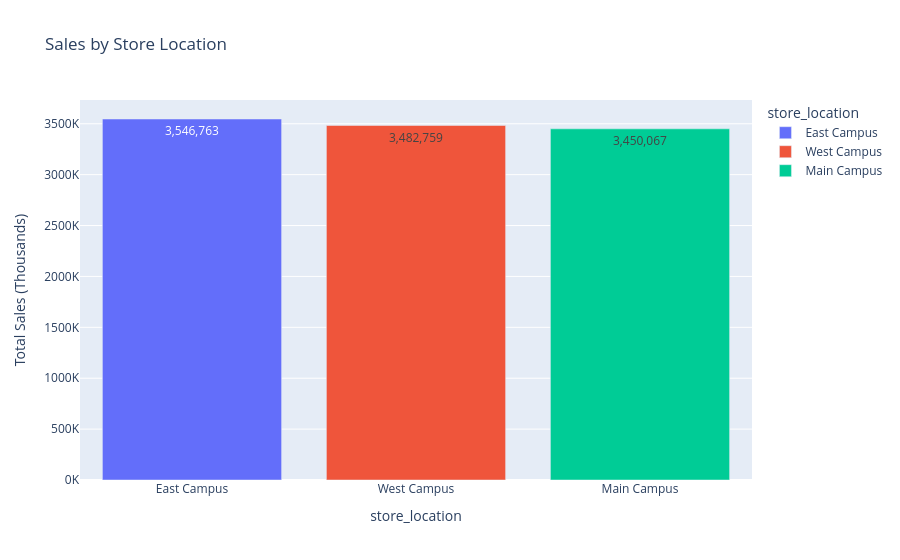

Source (notebook cell):
### Markdown cell above
Let's checkout which store is the best performer.

### Code cell
store_sales = (
    df.groupby("store_location")["total_amount"]
    .sum()
    .reset_index()
    .sort_values(by="total_amount", ascending=False)
)

fig = px.bar(
    store_sales,
    x="store_location",
    y="total_amount",
    title="Sales by Store Location",
    text_auto=True,
    color="store_location"
)

# Format y-axis in thousands
fig.update_layout(
    yaxis_title="Total Sales (Thousands)",
    yaxis=dict(tickformat=",d", tickprefix="")  # keep commas
)

# Divide labels shown on axis by 1000
fig.update_yaxes(tickvals=[v for v in range(0, int(store_sales["total_amount"].max()), 500000)],
                 ticktext=[f"{int(v/1000)}K" for v in range(0, int(store_sales["total_amount"].max()), 500000)])

fig.show()

### Figure 1 — Plotly figure (JSON) as saved in the notebook; plotly's stock layout.template omitted (floating-point values rounded to 4 significant figures)
{"data": [{"alignmentgroup": "True", "hovertemplate": "store_location=%{x}<br>total_amount=%{y}<extra></extra>", "legendgroup": "East Campus", "marker": {"color": "#636efa", "pattern": {"shape": ""}}, "name": "East Campus", "offsetgroup": "East Campus", "orientation": "v", "showlegend": true, "textposition": "auto", "texttemplate": "%{y}", "type": "bar", "x": ["East Campus"], "xaxis": "x", "y": [3547000.0], "yaxis": "y"}, {"alignmentgroup": "True", "hovertemplate": "store_location=%{x}<br>total_amount=%{y}<extra></extra>", "legendgroup": "West Campus", "marker": {"color": "#EF553B", "pattern": {"shape": ""}}, "name": "West Campus", "offsetgroup": "West Campus", "orientation": "v", "showlegend": true, "textposition": "auto", "texttemplate": "%{y}", "type": "bar", "x": ["West Campus"], "xaxis": "x", "y": [3483000.0], "yaxis": "y"}, {"alignmentgroup": "True", "hovertemplate": "store_location=%{x}<br>total_amount=%{y}<extra></extra>", "legendgroup": "Main Campus", "marker": {"color": "#00cc96", "pattern": {"shape": ""}}, "name": "Main Campus", "offsetgroup": "Main Campus", "orientation": "v", "showlegend": true, "textposition": "auto", "texttemplate": "%{y}", "type": "bar", "x": ["Main Campus"], "xaxis": "x", "y": [3450000.0], "yaxis": "y"}], "layout": {"autosize": true, "barmode": "relative", "legend": {"title": {"text": "store_location"}, "tracegroupgap": 0}, "title": {"text": "Sales by Store Location"}, "xaxis": {"anchor": "y", "autorange": true, "categoryarray": ["East Campus", "West Campus", "Main Campus"], "categoryorder": "array", "domain": [0, 1], "range": [-0.5, 2.5], "title": {"text": "store_location"}, "type": "category"}, "yaxis": {"anchor": "x", "autorange": true, "domain": [0, 1], "range": [0, 3733000.0], "tickformat": ",d", "tickprefix": "", "ticktext": ["0K", "500K", "1000K", "1500K", "2000K", "2500K", "3000K", "3500K"], "tickvals": [0, 500000, 1000000, 1500000, 2000000, 2500000, 3000000, 3500000], "title": {"text": "Total Sales (Thousands)"}, "type": "linear"}}}
